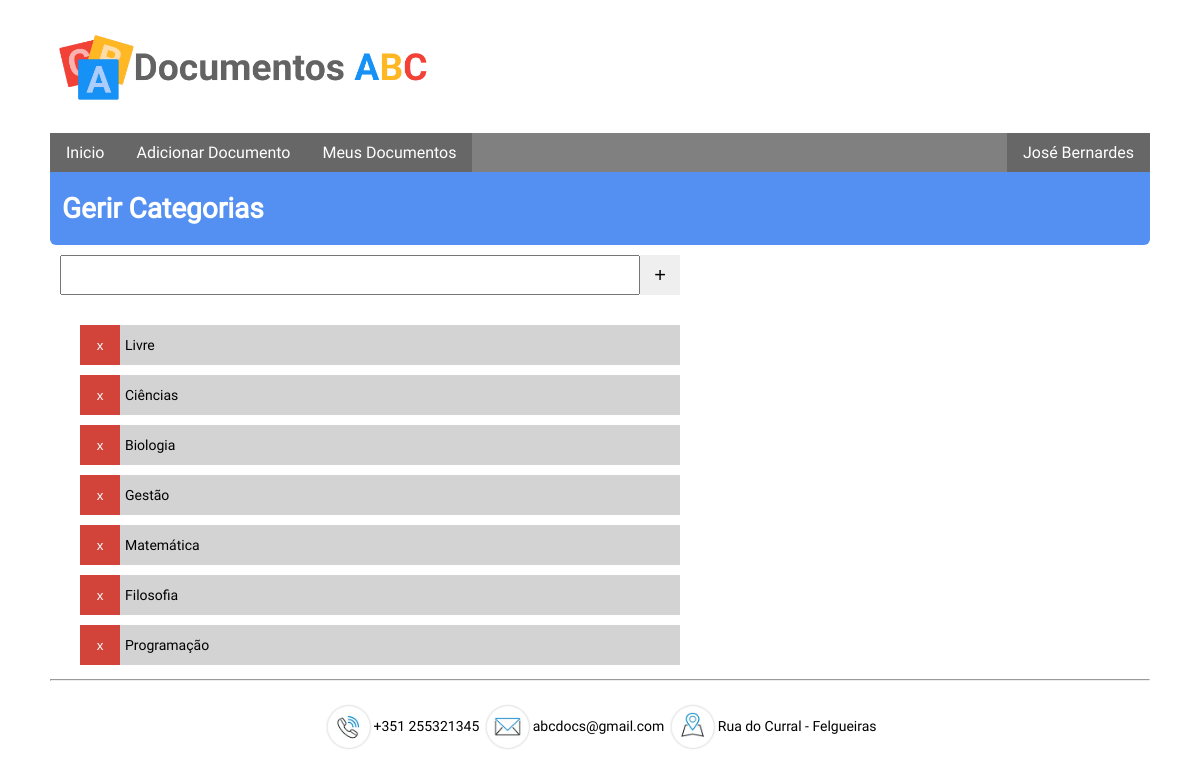
The app's page /v_admin/manage-categories.php (signed in) with its own data.
### tables this page shows
CREATE TABLE `user` (
  `UserID` int(11) NOT NULL,
  `UserPASS` varchar(100) NOT NULL,
  `UserEMAIL` varchar(50) NOT NULL,
  `UserNAME` varchar(100) NOT NULL,
  `UserPHOTO` varchar(1000) NOT NULL,
  `UserPHONE` int(9) DEFAULT NULL,
  `UserAUTHLEVEL` enum('USER','ADMIN','USERINACTIVE','') NOT NULL DEFAULT 'USERINACTIVE',
  `UserADDRESS` int(11) NOT NULL,
  `UserTokenID` varchar(100) DEFAULT NULL
);

CREATE TABLE `category` (
  `CategoryID` int(11) NOT NULL,
  `CategoryNAME` varchar(50) NOT NULL
);

### Application/Database/MyDataAccessPDOBase.php (called while the page is built, shortened)
<?php
require_once (Conf::getApplicationDatabasePath() . 'MyDataAccessPDOSqlFactory.php');
abstract class MyDataAcessPDOBase {
    private $connection = null;
    private $connectionOptions = array(
        PDO::ATTR_ERRMODE => PDO::ERRMODE_EXCEPTION,
        PDO::MYSQL_ATTR_INIT_COMMAND => "SET NAMES 'UTF8'"
    );
    public function __construct($host, $databaseName, $userName, $password) {
        $dsn = $this->getDSNMySQL($host, $databaseName);
    }
    private function getDSNMySQL(&$host, &$databaseName) {
        $dsn = self::DSN_MYSQL;
        return $dsn;
    }
    protected function getConnection() {
        return $this->connection;
    }
    protected function setConnection(PDO $connection) {
        $this->connection = $connection;
    }
    private function getConnectionOptions() {
        return $this->connectionOptions;
    }
    protected function prepareStatement(&$sql, Array &$dataParameters = null) {
        $q = $this->getConnection()->prepare($sql);
        $q->execute($dataParameters);
        return $q;
    }
}

### Application/Manager/SessionManager.php (called while the page is built, shortened)
<?php
class SessionManager {
    public static function getSessionValue($key) {
        if (array_key_exists($key, $_SESSION)) {
            return $_SESSION[$key];
        } else {
            throw new SessionException("Session key don't exist");
        }
    }
    public static function keyExists($key) {
        if (array_key_exists($key, $_SESSION)) {
            return true;
        } else {
            return false;
        }
    }
}

### Application/Database/MyDataAccessPDOSqlFactory.php (called while the page is built, shortened)
<?php
class MyDataAccessPDOSqlFactory {
    public static function buildPDOPlaceHolderKey($key){
        return self::PDO_PLACEHOLDER_PRECHAR . $key;
    }
    protected static function buildSQLClauseWhere(Array &$where = null){
        $whereClause = self::STRING_EMPTY_VALUE;
        if ($where != null) {
            foreach (array_keys($where) as $key) {
                $whereClause =  $whereClause .
                                ($whereClause == self::STRING_EMPTY_VALUE ? self::STRING_EMPTY_VALUE : ' AND ') .
                                $key . ' = ' . self::buildPDOPlaceHolderKey($key);
            }
            $whereClause = ' WHERE ' . $whereClause;
        }
        return $whereClause;
    }
    protected static function buildSQLClauseOrderBy(Array &$order = null){
        $orderClause = self::STRING_EMPTY_VALUE;
        if ($order   != null) {
            $orderClause = 'ORDER BY ' . implode(self::SQL_FIELD_VALUES_SEPARATOR, $order);
        }
        return $orderClause;
    }
    protected static function buildSQLSelect(&$table, Array &$where = null, Array &$order = null) {
        $sql = self::SQL_SELECT_STATEMENT_BASE;
        $whereClause = self::buildSQLClauseWhere($where);
        $orderClause = self::buildSQLClauseOrderBy($order);
        self::replaceStringTag(self::SQL_TABLE_NAME_TAG, $sql, $table);
        self::replaceStringTag(self::SQL_WHERE_CLAUSE_TAG, $sql, $whereClause);
        self::replaceStringTag(self::SQL_ORDERBY_CLAUSE_TAG, $sql, $orderClause);
        return $sql;
    }
    public static function buildSQL($op, &$table, Array &$data = null, Array &$dataOptional = null){
        $sql = self::STRING_EMPTY_VALUE;
        switch ($op) {
            case MyDataAccessPDO::SELECT_OPERATION:
                $sql = self::buildSQLSelect($table, $data, $dataOptional);
                break;
        }
        return $sql;
    }
}

### Application/Database/MyDataAccessPDO.php (called while the page is built, shortened)
<?php
require_once (Conf::getApplicationDatabasePath() . 'MyDataAccessPDOBase.php');
require_once (Conf::getApplicationDatabasePath() . 'MyDataAccessPDOSqlFactory.php');
class MyDataAccessPDO extends MyDataAcessPDOBase {
    protected function getRecords($table, Array $where = null, Array $order = null) {
        try {
            $sql = MyDataAccessPDOSQLFactory::buildSQL(self::SELECT_OPERATION, $table, $where, $order);
            $q = $this->prepareStatement($sql, $where);
        } catch (PDOException $e) {
            throw $e;
        } catch (Exception $e) {
            throw $e;
        }
        $q->setFetchMode(PDO::FETCH_ASSOC);
        return $q->fetchAll();
    }
}

### Application/Manager/UserManager.php (called while the page is built, shortened)
<?php
require_once Config::getApplicationDatabasePath() . 'MyDataAccessPDO.php';
require_once Config::getApplicationModelPath() . 'UserModel.php';
class UserManager extends MyDataAccessPDO {
    public function getUserByID($UserID) {
        try {
            $array = $this->getRecords(self::TABLE_NAME, array('UserID' => $UserID));
            if (count($array) == 1) {
                $rec = reset($array);
                return UserModel::convertArrayToObject($rec);
            } else {
                throw new Exception('Multiples IDs');
            }
        } catch (Exception $ex) {
            throw new UserException($ex->getMessage(), Config::GET_EXCEPTION);
        }
    }
}

### Application/Model/UserModel.php (called while the page is built, shortened)
<?php
class UserModel {
    private $UserNAME;
    private $UserAUTHLEVEL;
    function __construct($UserID, $UserPASS, $UserEMAIL, $UserNAME, $UserPHOTO, $UserPHONE, $UserAUTHLEVEL, $UserADDRESS, $UserTokenID) {
        $this->UserNAME = $UserNAME;
        $this->UserAUTHLEVEL = $UserAUTHLEVEL;
    }
    function getUserNAME() {
        return $this->UserNAME;
    }
    function getUserAUTHLEVEL() {
        return $this->UserAUTHLEVEL;
    }
    public static function convertArrayToObject(Array &$data) {
        return self::createObject($data['UserID'], $data['UserPASS'], $data['UserEMAIL'], $data['UserNAME'], $data['UserPHOTO'], $data['UserPHONE'], $data['UserAUTHLEVEL'], $data['UserADDRESS'], $data['UserTokenID']);
    }
    public static function createObject($UserID, $UserPASS, $UserEMAIL, $UserNAME, $UserPHOTO, $USerPHONE, $UserAUTHLEVEL, $UserADDRESS, $UserTokenID) {
        $user = new UserModel($UserID, $UserPASS, $UserEMAIL, $UserNAME, $UserPHOTO, $USerPHONE, $UserAUTHLEVEL, $UserADDRESS, $UserTokenID);
        return $user;
    }
}

### Application/Manager/CategoryManager.php (called while the page is built, shortened)
<?php
require_once Config::getApplicationDatabasePath() . 'MyDataAccessPDO.php';
require_once Config::getApplicationModelPath() . 'CategoryModel.php';
class CategoryManager extends MyDataAccessPDO {
    public function getAllCategories() {
        $results = $this->getRecords(self::TABLE_NAME);
        $list = array();
        foreach ($results AS $rec) {
            $list[$rec['CategoryID']] = CategoryModel::convertArrayToObject($rec);
        }
        return $list;
    }
}

### Application/Model/CategoryModel.php (called while the page is built, shortened)
<?php
class CategoryModel {
    private $CategoryID;
    private $CategoryNAME;
    function __construct($CategoryID, $CategoryNAME) {
        $this->CategoryID = $CategoryID;
        $this->CategoryNAME = $CategoryNAME;
    }
    function getCategoryID() {
        return $this->CategoryID;
    }
    function getCategoryNAME() {
        return $this->CategoryNAME;
    }
    public static function convertArrayToObject(Array &$data) {
        return self::createObject($data['CategoryID'], $data['CategoryNAME']);
    }
    public static function createObject($CategoryID, $CategoryNAME) {
        $category = new CategoryModel($CategoryID, $CategoryNAME);
        return $category;
    }
}

### v_admin/manage-categories.php (the view, shortened to what this page needs)
<?php
require_once Config::getApplicationManagerPath() . 'CategoryManager.php';
$pageTitle = 'Gerir Categorias';
?>
<!DOCTYPE html>
<html>
    <head>
        <?php include_once '../partials/_head.php'; ?>
    </head>
    <body>
        <?php include_once '../partials/_header.php'; ?>
        <h1 id="main-title"><?= $pageTitle ?></h1>
        <?php
        if (SessionManager::keyExists('authUsername')) {
            $userManager = new UserManager();
            try {
                $user = $userManager->getUserByID(SessionManager::getSessionValue('authUsername'));
                if ($user->getUserAUTHLEVEL() === 'ADMIN') {
                    ?>
                    <div id="search">
                        <input type="text" id="inputS"/>
                        <input type="button" id="addButton" value="+">
                    </div>
                    <ul id="manageCat">
                        <?php
                        $categoryManager = new CategoryManager();
                        $catArray = $categoryManager->getAllCategories();
                        foreach ($catArray as $value) {
                            ?>
                            <li class="cate"><input class="delete" type="button" value="x" id="<?= $value->getCategoryID() ?>"/><?= $value->getCategoryNAME() ?></li>
                            <?php } ?>
                    </ul>
                    <?php
                } else {
                    $string = 'Necessário permissões de Administrador';
                    $url = '../v_public/index.php';
                    $text = 'Sair';
                    include_once __DIR__ . '/../partials/_error.php';
                }
            } catch (UserException $ex) {
                $string = 'Falha ao identificar utilizador';
                $url = '../v_public/index.php';
                $text = 'Sair';
                include_once __DIR__ . '/../partials/_error.php';
            }
        } else {
            $string = 'Necessário autenticação';
            $url = '../v_public/authentication.php';
            $text = 'Login';
            include_once __DIR__ . '/../partials/_error.php';
        }
        ?>
        <?php include_once '../partials/_footer.php'; ?>
    </body>
</html>

### partials/_header.php (shortened to what this page needs)
<?php
require_once Config::getApplicationManagerPath() . 'UserManager.php';
$userManager = new UserManager();
try {
    $bool = true;
    $sessionUserID = SessionManager::getSessionValue('authUsername');
    $userModel = $userManager->getUserByID($sessionUserID);
} catch (UserException $exc) {
    $bool = false;
} catch (SessionException $exc) {
    $bool = false;
}
?>
<header>
    <img src="../images/logo.png"  alt="Documentos ABC"/>
    <nav>
        <ul>
            <li><a href="../v_public/index.php">Inicio</a></li><li class="drop">
                <a class="noclick" href="#">Adicionar Documento</a>
            </li><li><a href="../v_private/my-docs.php">Meus Documentos</a></li><!--
            <?php
            if ($bool) {
                ?>
                --><li class="drop nav_right">
                    <a  class="noclick" href="#"><?= $userModel->getUserNAME() ?></a>
                </li><!--
                <?php
            } else {
                ?>
                --><li class="nav_right"><a href = "../v_public/authentication.php">Login/Registar</a></li><!--
                <?php } ?>
            --></ul>
    </nav>
</header>

### styles/style.css (style rules this page uses)
body { font-family: Roboto; font-size: 14px; margin: 30px 50px; }
h1#main-title { margin:0px 0px 10px 0px; padding:20px 12px; background-color: rgb(84,144,242); border-radius: 0px 0px 6px 6px; color:white; }
header > img { max-height: 80px; max-width: 400px; height: auto; width: 100%; margin-bottom: 20px; }
header > nav ul { list-style-type: none; margin: 0; padding:0; background-color: grey; }
header > nav li { background:rgba(0,0,0, 0.2); }
header > nav > ul > li { display: inline-block; position: relative; }
header > nav a { display: block; color: white; padding: 10px 16px; text-decoration: none; font-size: 16px; }
header > nav a.noclick { min-width: 100px; }
.nav_right { float:right; text-align: center; }
.delete { background-color: rgb(210,68,58); border:none; height: 40px; width: 40px; cursor: pointer; color: white; margin-right: 5px; }
ul#manageCat { padding:0; max-width: 600px; margin-left: 30px; }
ul#manageCat li.cate { list-style-type: none; background-color: lightgray; margin-bottom: 10px; height: 40px; }
div#search { margin: 0 0 30px 10px; display: flex; max-width: 620px; }
div#search > input#inputS { padding:5px; box-sizing: border-box; margin:0; font-size: 16px; flex: 1; }
div#search > input#addButton { width: 40px; height: 40px; margin:0; border:none; flex-shrink: 0; font-size: 20px; }

### styles/style-mobile.css (style rules this page uses)
body { margin: 30px 10px; }
header > nav > ul > li { display: block; }
header > nav li { margin-top: 1px; }
.nav_right { float:none; }
header > nav > ul li { text-align: center; }
ul#manageCat { margin-left: 10px; }

### records on screen
user: UserNAME "José Bernardes"
category: CategoryNAME "Livre"
category: CategoryNAME "Ciências"
category: CategoryNAME "Biologia"
category: CategoryNAME "Gestão"
category: CategoryNAME "Matemática"
category: CategoryNAME "Filosofia"
category: CategoryNAME "Programação"

### other values on screen
$pageTitle "Gerir Categorias"
